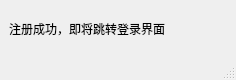
<?xml version="1.0" encoding="UTF-8"?>
<ui version="4.0">
 <class>MainWindow</class>
 <widget class="QMainWindow" name="MainWindow">
  <property name="geometry">
   <rect>
    <x>0</x>
    <y>0</y>
    <width>236</width>
    <height>80</height>
   </rect>
  </property>
  <property name="windowTitle">
   <string>MainWindow</string>
  </property>
  <widget class="QWidget" name="centralwidget">
   <layout class="QVBoxLayout" name="verticalLayout">
    <item>
     <widget class="QLabel" name="label">
      <property name="text">
       <string>注册成功，即将跳转登录界面</string>
      </property>
     </widget>
    </item>
   </layout>
  </widget>
  <widget class="QMenuBar" name="menubar">
   <property name="geometry">
    <rect>
     <x>0</x>
     <y>0</y>
     <width>236</width>
     <height>23</height>
    </rect>
   </property>
  </widget>
  <widget class="QStatusBar" name="statusbar"/>
 </widget>
 <resources/>
 <connections/>
</ui>
